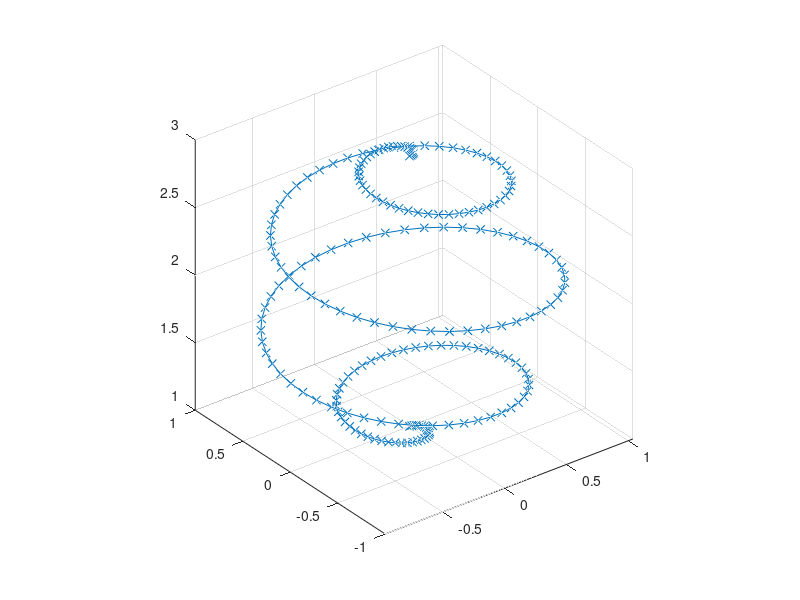

This chart was generated by the following MATLAB code: (Note: this script raises an error after producing the figure.)
clear
k = 200;
t = linspace(0,pi,k);
x = sin(t).*cos(8*t);
y = sin(t).*sin(8*t);
z = cos(t) + 2;
X = [x;y;z];
% Definerar en figur i 3D


plot3(X(1,:),X(2,:),X(3,:),"-x")
hold on
grid on
axis equal
%Plottar originala figuren, inställningar
drawCAxis()
%Gör Koordinater

P0 = [0,0,0]';
n = [0.2 0.8 1.4]';
L = n*(-2:3)
drawArrow3(P0,n)
% Gör en punkt och sen peka den mot normalen ,gångra den med defnitioner
% för -2:3 och bildar en linje för normalen


v = deg2rad(225);

P = Matrixproj3(n) * X;
% Projektionens Matris
R1 = matrixRot3(n,v) * X;
% Rotationens Matris
PR2 = Matrixproj3(n)* matrixRot3(n,v)* X;
%Först Projektion, sen Rotation
drawPlane(n)
% Planen 


plot3(L(1,:),L(2,:),L(3,:))
plot3(P(1,:),P(2,:),P(3,:))
plot3(R1(1,:),R1(2,:),R1(3,:))
plot3(PR2(1,:),PR2(2,:),PR2(3,:))
%Alla Plottar i 3D
xlabel('x')
ylabel('y')
zlabel('z')
title('projektion och rotation')
legend('original', 'X', 'Y', 'Z', 'normalvektor', 'plan', 'normal', 'projektion på orginal', 'rotation', 'projektion på rotation')
 

%%
%{
v = deg2rad(225)
B = matrixRot3(n,v)
Z = B*X;
plot3(Z(1,:),Z(2,:),Z(3,:))
hold on 
plot3(X(1,:),X(2,:),X(3,:))
%}
function drawCAxis()
% Draw arrows for the 3D coordinate axis. 
% Try: 
% drawCAxis()

p0 = [0;0;0];
x = [1;0;0];
y = [0;1;0];
z = [0;0;1];


drawArrow3(p0,x)
drawArrow3(p0,y)
drawArrow3(p0,z)

end
function drawArrow3(P1,P2,color)
% Draw an arrow from point P1 to P2. 
% P1: x-, y- and z-coordinate for starting point
% P2: x-, y- and z-coordinate for end point/arrow head.
% color: specify color of arrow (optional). 
% Color is specified in the same way as with plot. 
% Try: 
% P1 = [1; -1; 1];
% P2 = [0; 1; 0];
% drawArrow3(P1,P2,'b')



x = P1(1);
y = P1(2);
z = P1(3);
u = P2(1)-x;
v = P2(2)-y;
w = P2(3)-z;
if nargin == 2
    quiver3(x,y,z,u,v,w,'off',LineWidth=2);
else 
    quiver3(x,y,z,u,v,w,'off',color,LineWidth=2);
end

end
function drawPlane(n, color)
% Draw a transparent plane with normal vector n
% color: specify color of arrow (optional). 
% Color is specified in the same way as with plot. 
% Try: 
% n = [1; -1; 1];
% drawPlane(n)
% drawPlane(n,'r')

[U,~,~] = svd(n);

U = U*3;
P1 = U(:,2) + U(:,3);
P2 = U(:,2) - U(:,3);
P3 = -U(:,2) - U(:,3);
P4 = -U(:,2) + U(:,3);
P = [P1 P2 P3 P4];

if nargin == 1
    p = patch(P(1,:),P(2,:),P(3,:), 'b');
else 
    p = patch(P(1,:),P(2,:),P(3,:), color);
end

% Set the Face and edge transparency to 0.2 
% using the following properties
set(p,'facealpha',0.2)
set(p,'edgealpha',0.2)

end
function A = matrixRot3(n,v)
% Generate matrix A for 3D rotation of 
% an angle v and along axis n. 
% n: vector of dim 3. 
% v: rotation angle in rad.
% Try 
% n = [1;-1;2]; v = pi/3;
% A = matrixRot3(n,v);

n = n/norm(n);
a = n(1);
b = n(2);
c = n(3);

A = [cos(v)+a*a*(1-cos(v)) a*b*(1-cos(v))-c*sin(v) a*c*(1-cos(v))+b*sin(v); 
    a*b*(1-cos(v))+c*sin(v) cos(v)+b*b*(1-cos(v)) b*c*(1-cos(v))-a*sin(v) ; 
    a*c*(1-cos(v))-b*sin(v) b*c*(1-cos(v))+a*sin(v) cos(v)+c*c*(1-cos(v))] ;
end
function B = Matrixproj3(n)
    n = n / norm(n);
    a = n(1);
    b = n(2);
    c = n(3);
    B =  [1-a^2 -a*b -a*c;
        -a*b 1-b^2 -b*c;
        -a*c -b*c 1-(c^2)];
end
